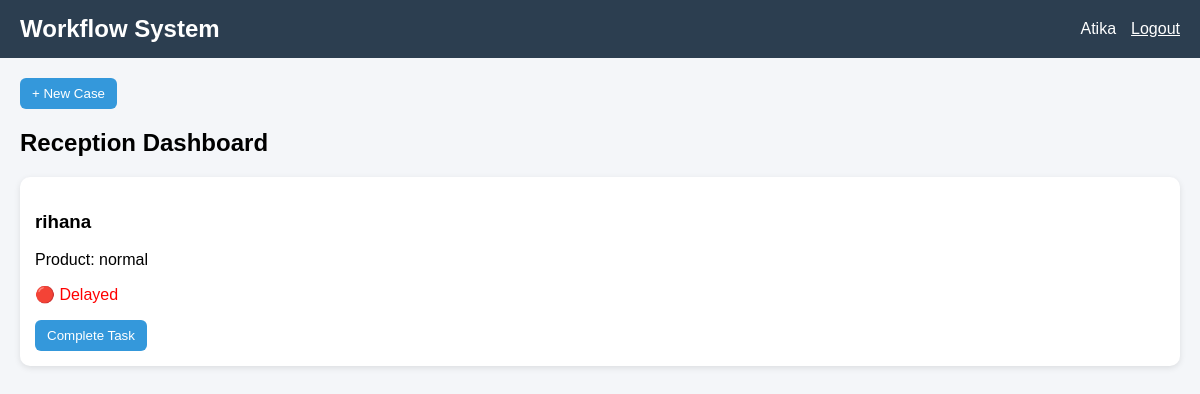
The page /reception/ (signed in) on the database its author committed.
### core/models.py (models this page shows, shortened)
class Task(models.Model):
    TASK_TYPES = [
        ('cv', 'CV Preparation'),
        ('upload_a', 'Upload Website A'),
        ('upload_b', 'Upload Website B'),
        ('submission', 'Submission'),
        ('tax', 'Tax/VAT'),
        ('payment', 'Payment'),
    ]
    STATUS_CHOICES = [
        ('pending', 'Pending'),
        ('in_progress', 'In Progress'),
        ('done', 'Done'),
    ]
    case = models.ForeignKey(Case, on_delete=models.CASCADE, related_name='tasks')
    task_type = models.CharField(max_length=50, choices=TASK_TYPES)
    assigned_to = models.ForeignKey(User, on_delete=models.SET_NULL, null=True)
    status = models.CharField(max_length=20, choices=STATUS_CHOICES, default='pending')
    notes = models.TextField(blank=True)
    created_at = models.DateTimeField(auto_now_add=True)
    completed_at = models.DateTimeField(null=True, blank=True)

class Case(models.Model):
    STATUS_CHOICES = [
        ('new', 'New'),
        ('processing', 'Processing'),
        ('completed', 'Completed'),
    ]
    PRIORITY_CHOICES = [
        ('normal', 'Normal'),
        ('urgent', 'Urgent'),
    ]
    customer_name = models.CharField(max_length=255)
    phone_number = models.CharField(max_length=20)
    product_type = models.CharField(max_length=255)
    status = models.CharField(max_length=20, choices=STATUS_CHOICES, default='new')
    priority = models.CharField(max_length=10, choices=PRIORITY_CHOICES, default='normal')
    created_at = models.DateTimeField(auto_now_add=True)
    deadline = models.DateTimeField(null=True, blank=True)

### core/views.py (the view)
# urls.py: path('reception/', reception_dashboard, name='reception_dashboard'),
@login_required
def reception_dashboard(request):
    query = request.GET.get('q')
    tasks = Task.objects.filter(
        assigned_to=request.user,
        task_type='cv'
    ).order_by('-created_at')
    if query:
        tasks = tasks.filter(case__customer_name__icontains=query)
    notifications = tasks.filter(status='pending').count()
    return render(request, 'reception.html', {
        'tasks': tasks,
        'notifications': notifications,
        'now': timezone.now()
    })

### core/templates/reception.html
{% extends 'base.html' %}
{% block content %}
<a href="{% url 'create_case' %}">
    <button class="btn">+ New Case</button>
</a>
<h2>Reception Dashboard</h2>
{% for task in tasks %}
    <div class="card">
        <h3>{{ task.case.customer_name }}</h3>
        <p>Product: {{ task.case.product_type }}</p>
        {% if task.case.deadline %}
            {% if task.case.deadline < now %}
                <p class="status-red">🔴 Delayed</p>
            {% elif task.case.deadline|timeuntil < "1 day" %}
                <p class="status-orange">🟠 Urgent</p>
            {% else %}
                <p class="status-green">🟢 On Time</p>
            {% endif %}
        {% endif %}
        <a href="{% url 'complete_task' task.id %}">
            <button class="btn">Complete Task</button>
        </a>
    </div>
{% empty %}
    <p>No tasks available</p>
{% endfor %}
{% endblock %}

### core/templates/base.html (shortened to what this page needs)
<!DOCTYPE html>
<html>
<head>
</head>
<body>
<div class="navbar">
    <h2>Workflow System</h2>
    <div class="nav-right">
        <span>{{ request.user.username }}</span>
        <a href="{% url 'logout' %}" style="color:white;">Logout</a>
    </div>
</div>
<div class="container">
    {% block content %}{% endblock %}
</div>
</body>
</html>

### core/templates/base.html (style rules this page uses)
body { font-family: Arial; margin: 0; background: #f4f6f9; }
.navbar { background: #2c3e50; color: white; padding: 15px 20px; display: flex; justify-content: space-between; align-items: center; }
.navbar h2 { margin: 0; }
.nav-right { display: flex; gap: 15px; align-items: center; }
.container { padding: 20px; }
.card { background: white; padding: 15px; margin-bottom: 15px; border-radius: 10px; box-shadow: 0 2px 6px rgba(0,0,0,0.1); }
.btn { background: #3498db; color: white; padding: 8px 12px; border: none; border-radius: 6px; cursor: pointer; }
.status-red { color: red; }

### rows shown on the page
Task: case.customer_name "rihana", case.product_type "normal", shows "🔴 Delayed"

### other values the page prints
{{ request.user.username }} "Atika"
